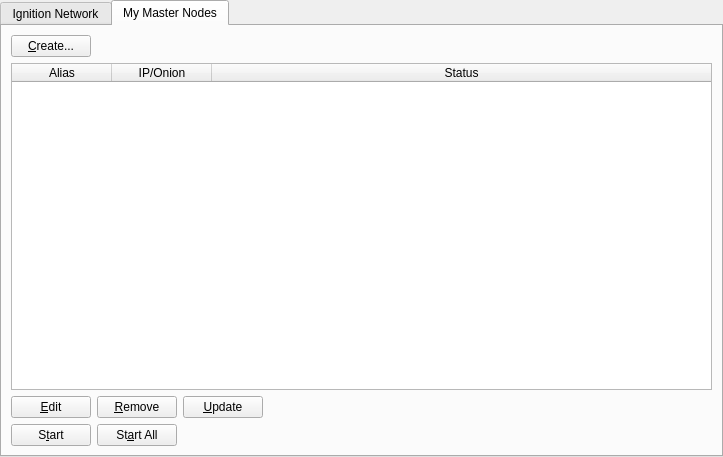
<?xml version="1.0" encoding="UTF-8"?>
<ui version="4.0">
 <class>MasternodeManager</class>
 <widget class="QWidget" name="MasternodeManager">
  <property name="geometry">
   <rect>
    <x>0</x>
    <y>0</y>
    <width>723</width>
    <height>457</height>
   </rect>
  </property>
  <property name="windowTitle">
   <string>Form</string>
  </property>
  <layout class="QVBoxLayout" name="topLayout">
   <property name="leftMargin">
    <number>0</number>
   </property>
   <property name="topMargin">
    <number>0</number>
   </property>
   <property name="rightMargin">
    <number>0</number>
   </property>
   <property name="bottomMargin">
    <number>0</number>
   </property>
   <item>
    <layout class="QVBoxLayout" name="verticalLayout">
     <property name="bottomMargin">
      <number>0</number>
     </property>
     <item>
      <widget class="QTabWidget" name="tabWidget">
       <property name="currentIndex">
        <number>1</number>
       </property>
       <widget class="QWidget" name="tab">
        <attribute name="title">
         <string>Ignition Network</string>
        </attribute>
        <layout class="QGridLayout" name="gridLayout">
         <item row="1" column="0">
          <widget class="QTableWidget" name="tableWidgetMasternodes">
           <property name="editTriggers">
            <set>QAbstractItemView::NoEditTriggers</set>
           </property>
           <property name="alternatingRowColors">
            <bool>true</bool>
           </property>
           <property name="selectionBehavior">
            <enum>QAbstractItemView::SelectRows</enum>
           </property>
           <property name="sortingEnabled">
            <bool>true</bool>
           </property>
           <attribute name="horizontalHeaderStretchLastSection">
            <bool>true</bool>
           </attribute>
           <column>
            <property name="text">
             <string>Address</string>
            </property>
           </column>
           <column>
            <property name="text">
             <string>Protocol</string>
            </property>
           </column>
           <column>
            <property name="text">
             <string>Active</string>
            </property>
           </column>
           <column>
            <property name="text">
             <string>Active (secs)</string>
            </property>
           </column>
           <column>
            <property name="text">
             <string>Last Seen</string>
            </property>
           </column>
           <column>
            <property name="text">
             <string>Pubkey</string>
            </property>
           </column>
          </widget>
         </item>
         <item row="0" column="0">
          <layout class="QHBoxLayout" name="horizontalLayout_3">
           <property name="bottomMargin">
            <number>0</number>
           </property>
           <item>
            <widget class="QLabel" name="label_2">
             <property name="text">
              <string>Ignition Node Count:</string>
             </property>
            </widget>
           </item>
           <item>
            <widget class="QLabel" name="countLabel">
             <property name="text">
              <string>0</string>
             </property>
            </widget>
           </item>
           <item>
            <spacer name="horizontalSpacer_3">
             <property name="orientation">
              <enum>Qt::Horizontal</enum>
             </property>
             <property name="sizeHint" stdset="0">
              <size>
               <width>40</width>
               <height>20</height>
              </size>
             </property>
            </spacer>
           </item>
          </layout>
         </item>
        </layout>
       </widget>
       <widget class="QWidget" name="tab_2">
        <attribute name="title">
         <string>My Master Nodes</string>
        </attribute>
        <layout class="QGridLayout" name="gridLayout_2">
         <item row="0" column="0">
          <layout class="QVBoxLayout" name="verticalLayout_2">
           <property name="bottomMargin">
            <number>0</number>
           </property>
           <item>
            <layout class="QHBoxLayout" name="horizontalLayout">
             <item>
              <widget class="QPushButton" name="createButton">
               <property name="text">
                <string>&amp;Create...</string>
               </property>
              </widget>
             </item>
             <item>
              <spacer name="horizontalSpacer">
               <property name="orientation">
                <enum>Qt::Horizontal</enum>
               </property>
               <property name="sizeHint" stdset="0">
                <size>
                 <width>40</width>
                 <height>20</height>
                </size>
               </property>
              </spacer>
             </item>
            </layout>
           </item>
           <item>
            <widget class="QTableWidget" name="tableWidget_2">
             <property name="minimumSize">
              <size>
               <width>695</width>
               <height>0</height>
              </size>
             </property>
             <property name="editTriggers">
              <set>QAbstractItemView::NoEditTriggers</set>
             </property>
             <property name="alternatingRowColors">
              <bool>true</bool>
             </property>
             <property name="selectionMode">
              <enum>QAbstractItemView::SingleSelection</enum>
             </property>
             <property name="selectionBehavior">
              <enum>QAbstractItemView::SelectRows</enum>
             </property>
             <attribute name="horizontalHeaderStretchLastSection">
              <bool>true</bool>
             </attribute>
             <column>
              <property name="text">
               <string>Alias</string>
              </property>
             </column>
             <column>
              <property name="text">
               <string>IP/Onion</string>
              </property>
             </column>
             <column>
              <property name="text">
               <string>Status</string>
              </property>
             </column>
            </widget>
           </item>
           <item>
            <layout class="QHBoxLayout" name="horizontalLayout_2">
             <property name="bottomMargin">
              <number>0</number>
             </property>
             <item>
              <widget class="QPushButton" name="editButton">
               <property name="text">
                <string>&amp;Edit</string>
               </property>
              </widget>
             </item>
             <item>
              <widget class="QPushButton" name="removeButton">
               <property name="text">
                <string>&amp;Remove</string>
               </property>
              </widget>
             </item>
             <item>
              <widget class="QPushButton" name="UpdateButton">
               <property name="text">
                <string>&amp;Update</string>
               </property>
              </widget>
             </item>
             <item>
              <spacer name="horizontalSpacer_2">
               <property name="orientation">
                <enum>Qt::Horizontal</enum>
               </property>
               <property name="sizeHint" stdset="0">
                <size>
                 <width>40</width>
                 <height>20</height>
                </size>
               </property>
              </spacer>
             </item>
            </layout>
           </item>
           <item>
            <layout class="QHBoxLayout" name="horizontalLayout_4">
             <property name="bottomMargin">
              <number>0</number>
             </property>
            </layout>
           </item>
           <item>
            <layout class="QHBoxLayout" name="horizontalLayout_5">
             <property name="bottomMargin">
              <number>0</number>
             </property>
             <item>
              <widget class="QPushButton" name="startButton">
               <property name="text">
                <string>S&amp;tart</string>
               </property>
              </widget>
             </item>
             <item>
              <widget class="QPushButton" name="startAllButton">
               <property name="text">
                <string>St&amp;art All</string>
               </property>
              </widget>
             </item>
             <item>
              <spacer name="horizontalSpacer_5">
               <property name="orientation">
                <enum>Qt::Horizontal</enum>
               </property>
               <property name="sizeHint" stdset="0">
                <size>
                 <width>40</width>
                 <height>20</height>
                </size>
               </property>
              </spacer>
             </item>
            </layout>
           </item>
          </layout>
         </item>
        </layout>
       </widget>
      </widget>
     </item>
    </layout>
   </item>
  </layout>
 </widget>
 <resources/>
 <connections/>
</ui>
